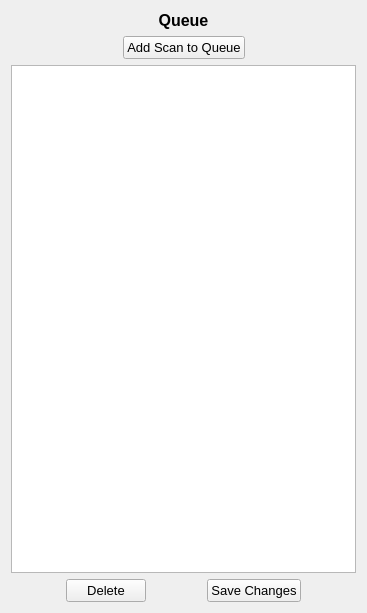
<?xml version="1.0" encoding="UTF-8"?>
<ui version="4.0">
 <class>Form</class>
 <widget class="QWidget" name="Form">
  <property name="geometry">
   <rect>
    <x>0</x>
    <y>0</y>
    <width>367</width>
    <height>613</height>
   </rect>
  </property>
  <property name="windowTitle">
   <string>Form</string>
  </property>
  <layout class="QVBoxLayout" name="verticalLayout">
   <item>
    <widget class="QLabel" name="label">
     <property name="font">
      <font>
       <pointsize>12</pointsize>
       <weight>75</weight>
       <bold>true</bold>
      </font>
     </property>
     <property name="text">
      <string>Queue</string>
     </property>
     <property name="alignment">
      <set>Qt::AlignCenter</set>
     </property>
    </widget>
   </item>
   <item>
    <layout class="QHBoxLayout" name="horizontalLayout_4">
     <item>
      <spacer name="horizontalSpacer">
       <property name="orientation">
        <enum>Qt::Horizontal</enum>
       </property>
       <property name="sizeHint" stdset="0">
        <size>
         <width>40</width>
         <height>20</height>
        </size>
       </property>
      </spacer>
     </item>
     <item>
      <widget class="QPushButton" name="add">
       <property name="font">
        <font>
         <pointsize>10</pointsize>
        </font>
       </property>
       <property name="text">
        <string>Add Scan to Queue</string>
       </property>
      </widget>
     </item>
     <item>
      <spacer name="horizontalSpacer_9">
       <property name="orientation">
        <enum>Qt::Horizontal</enum>
       </property>
       <property name="sizeHint" stdset="0">
        <size>
         <width>40</width>
         <height>20</height>
        </size>
       </property>
      </spacer>
     </item>
    </layout>
   </item>
   <item>
    <widget class="QListWidget" name="Queue_list">
     <property name="font">
      <font>
       <pointsize>12</pointsize>
      </font>
     </property>
    </widget>
   </item>
   <item>
    <layout class="QHBoxLayout" name="horizontalLayout_2">
     <item>
      <spacer name="horizontalSpacer_7">
       <property name="orientation">
        <enum>Qt::Horizontal</enum>
       </property>
       <property name="sizeHint" stdset="0">
        <size>
         <width>40</width>
         <height>20</height>
        </size>
       </property>
      </spacer>
     </item>
     <item>
      <widget class="QPushButton" name="delete_2">
       <property name="font">
        <font>
         <pointsize>10</pointsize>
        </font>
       </property>
       <property name="text">
        <string>Delete</string>
       </property>
      </widget>
     </item>
     <item>
      <spacer name="horizontalSpacer_6">
       <property name="orientation">
        <enum>Qt::Horizontal</enum>
       </property>
       <property name="sizeHint" stdset="0">
        <size>
         <width>40</width>
         <height>20</height>
        </size>
       </property>
      </spacer>
     </item>
     <item>
      <widget class="QPushButton" name="Save_queue">
       <property name="font">
        <font>
         <pointsize>10</pointsize>
        </font>
       </property>
       <property name="text">
        <string>Save Changes</string>
       </property>
      </widget>
     </item>
     <item>
      <spacer name="horizontalSpacer_8">
       <property name="orientation">
        <enum>Qt::Horizontal</enum>
       </property>
       <property name="sizeHint" stdset="0">
        <size>
         <width>40</width>
         <height>20</height>
        </size>
       </property>
      </spacer>
     </item>
    </layout>
   </item>
  </layout>
 </widget>
 <resources/>
 <connections/>
</ui>
